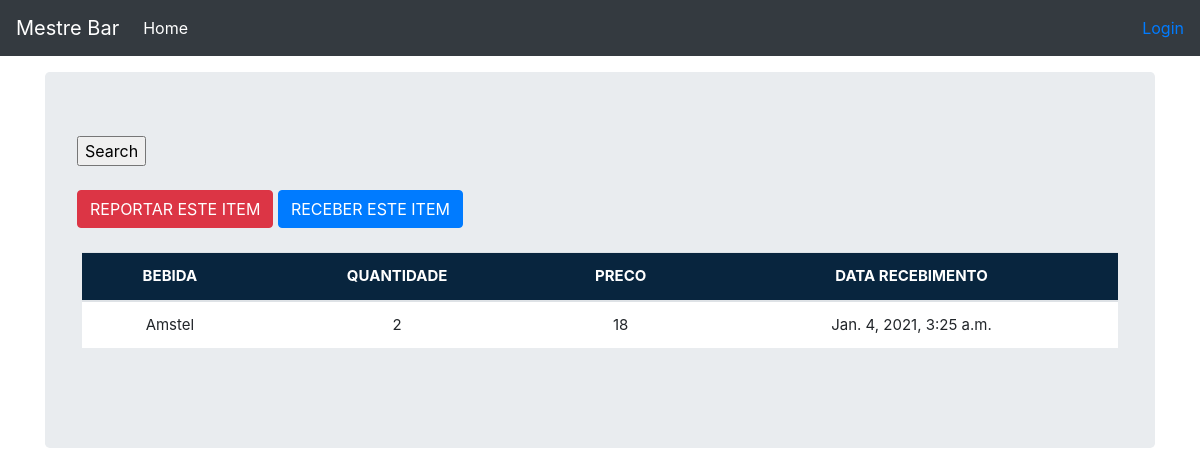
The app's page /stock_details/26/ with its own data.
### stockmgmt/models.py (models this page shows, shortened)
class Stock(models.Model):
	bebida = models.ForeignKey(Bebida, on_delete=models.CASCADE, blank=True)
	quantidade = models.IntegerField(default='0', blank=False, null=True)
	preco_compra = models.IntegerField(default='0', blank=False, null=True)
	data_recebimento = models.DateTimeField(auto_now_add=False, auto_now=True)
	reportar_erro = models.IntegerField(default='0', blank=False, null=True)
	erro_por = models.CharField( max_length=50, blank=True, null=True )
	recebido = models.IntegerField(default='0', blank=False, null=True)
	recebido_por = models.CharField( max_length=50, blank=True, null=True )
	reorder_level = models.IntegerField(default='0', blank=False, null=True)

class Bebida(models.Model):
    name = models.CharField(max_length=50, blank=True, null=True)
    def __str__(self):
        return self.name

### stockmgmt/views.py (the view)
# urls.py: path('stock_details/<str:pk>/', views.stock_details, name='stock_details'),
def stock_details(request, pk):
	queryset = Stock.objects.get(id=pk)
	context = {"title": queryset.bebida,
			   "queryset": queryset,
			   }
	return render(request, 'stock_details.html', context)

### stockmgmt/templates/stock_details.html (shortened to what this page needs)
{% load static %}
{% load crispy_forms_tags %}
<!DOCTYPE html>
<html lang="en">
<link href="{% static 'css/stylesheet.css' %}" rel="stylesheet">
<head>
</head>
<body>
</body>
</html>
<!doctype html>
<html lang="en">
  <head>
<link href="{% static 'css/stylesheet.css' %}" rel="stylesheet">
<link href="{% static 'css/bootstrap.min.css' %}" rel="stylesheet">
    <link href="{% static 'css/navbar-top-fixed.css' %}" rel="stylesheet">
  </head>
  <body>
{% include 'navbar.html' %}
<main role="main" class="container">
  <div class="jumbotron">
        <form method='POST' action=''>{% csrf_token %}
                <input type="submit" value='Search'/>
        </form>
        <br>
      <a href="{% url 'issue_items' queryset.id %}"><div class='btn btn-danger'>REPORTAR ESTE ITEM</div></a>
      <a href="{% url 'receive_items' queryset.id %}"><div class='btn btn-primary'>RECEBER ESTE ITEM</div></a>
      <br><br>
      <div class="display_table">
         <table class='table'>
            <thead>
              <tr>
                <th>BEBIDA</th>
                <th>QUANTIDADE</th>
                <th>PRECO</th>
                <th>DATA RECEBIMENTO</th>
              </tr>
              <tr>
                <td>{{queryset.bebida}}</td>
                <td>{{queryset.quantidade}}</td>
                <td>{{queryset.preco_compra}}</td>
                <td>{{queryset.data_recebimento}}</td>
              </tr>
         </table>
      </div>
  </div>
</main>
      </body>
</html>

### stockmgmt/static/css/stylesheet.css (style rules this page uses)
body { background:#ffef96 }
.table { font-size: 15px; text-align: center; width: 95%; margin: auto; text-align: center; }
.table tr:nth-child(odd) { background: rgb(138 230 226 / 50%) }
.table tr:nth-child(even) { background: #ffffff }
th { background-color: #08253e; color: white; }
.display_table { border-bottom-right-radius: 20px; padding-left: 5px; padding-right: 5px; padding-bottom: 20px; }

### stockmgmt/static/css/navbar-top-fixed.css (style rules this page uses)
body { min-height: 75rem; padding-top: 4.5rem; }

### records on screen
Stock: bebida "Amstel", quantidade "2", preco_compra "18", data_recebimento "Jan. 4, 2021, 3:25 a.m."
